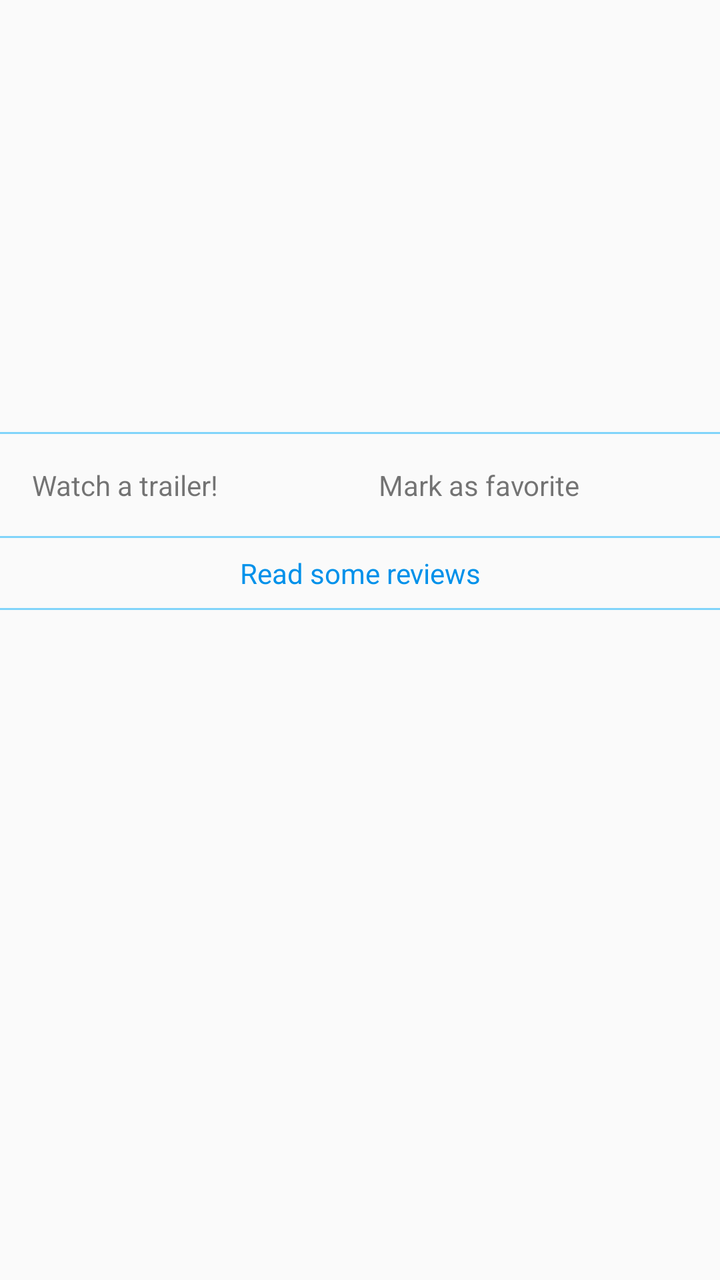
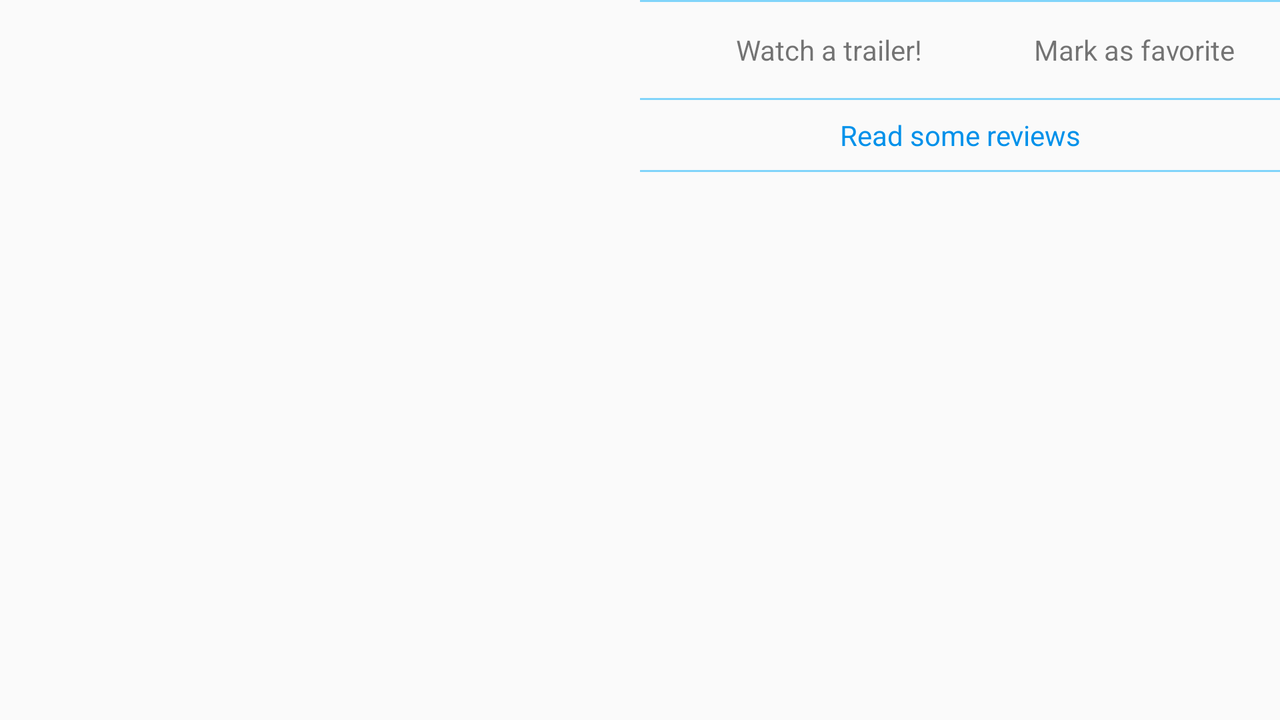

An Android layout and its configuration variant, each rendered on a device that would load it. The default file and the variant file are quoted in full after the pictures.
<!-- AndroidManifest.xml: application theme AppTheme -->
<!-- res/layout/activity_movie_detail.xml -->
<?xml version="1.0" encoding="utf-8"?>
<LinearLayout xmlns:android="http://schemas.android.com/apk/res/android"
    xmlns:tools="http://schemas.android.com/tools"
    android:layout_width="match_parent"
    android:layout_height="match_parent"
    android:orientation="vertical"
    tools:context="com.node_coyote.popcinemaplus.MovieDetail">

    <LinearLayout
        android:layout_width="wrap_content"
        android:layout_height="wrap_content"
        android:orientation="horizontal">

        <LinearLayout
            android:layout_width="@dimen/detail_layout_width"
            android:layout_height="wrap_content"
            android:layout_weight="@integer/detail_text_layout_weight_portrait"
            android:orientation="vertical">

            <TextView
                android:id="@+id/movie_detail_title"
                style="@style/DetailTitleStyle" />

            <TextView
                android:id="@+id/movie_detail_summary"
                style="@style/DetailSummaryStyle" />

            <TextView
                android:id="@+id/movie_detail_release_date"
                style="@style/DetailReleaseStyle" />

            <TextView
                android:id="@+id/movie_detail_vote_average"
                style="@style/DetailRatingStyle" />

        </LinearLayout>

        <ImageView
            android:id="@+id/movie_detail_poster_image_view"
            style="@style/DetailMoviePosterStylePortrait"
            android:contentDescription="@string/grid_movie_poster_content_description" />

    </LinearLayout>

    <View
        android:layout_width="match_parent"
        android:layout_height="@dimen/detail_divider_height"
        android:background="@color/colorAccentSecondary" />

    <LinearLayout
        android:layout_width="wrap_content"
        android:layout_height="wrap_content"
        android:orientation="horizontal">

        <TextView
            android:id="@+id/watch_trailer_text_view"
            android:layout_width="wrap_content"
            android:layout_height="wrap_content"
            android:layout_margin="@dimen/general_margin_padding"
            android:gravity="center"
            android:text="@string/watch_trailer_label" />

        <ImageButton
            android:id="@+id/watch_icon_button"
            android:layout_width="@dimen/detail_cta_width"
            android:layout_height="@dimen/detail_cta_height"
            android:background="@color/transparent"
            android:contentDescription="@string/watch_trailer_button_content_description"
            android:src="@drawable/ic_play_circle_outline_black_24px" />

        <TextView
            android:id="@+id/favorites_text_view"
            android:layout_width="wrap_content"
            android:layout_height="wrap_content"
            android:layout_margin="@dimen/general_margin_padding"
            android:gravity="center"
            android:text="@string/favorites_label" />


        <ImageButton
            android:id="@+id/favorite_icon_button"
            android:layout_width="@dimen/detail_cta_width"
            android:layout_height="@dimen/detail_cta_height"
            android:background="@color/transparent"
            android:contentDescription="@string/favorite_movie_button_content_description"
            android:src="@drawable/ic_favorite_border" />

    </LinearLayout>

    <View
        android:layout_width="match_parent"
        android:layout_height="@dimen/detail_divider_height"
        android:background="@color/colorAccentSecondary" />

    <TextView
        android:id="@+id/reviews_label_text_view"
        android:layout_width="match_parent"
        android:layout_height="wrap_content"
        android:layout_margin="@dimen/small_margin_padding"
        android:gravity="center"
        android:text="@string/reviews_label"
        android:textColor="@color/colorAccent" />

    <View
        android:layout_width="match_parent"
        android:layout_height="@dimen/detail_divider_height"
        android:background="@color/colorAccentSecondary" />

    <TextView
        android:id="@+id/empty_reviews_view"
        android:textColor="@color/colorPrimaryDark"
        android:layout_margin="@dimen/general_margin_padding"
        android:layout_width="wrap_content"
        android:layout_height="wrap_content"
        android:layout_gravity="center"
        android:gravity="center"
        android:background="@color/transparent"
        android:text="@string/no_reviews_text"
        android:visibility="gone" />

    <ListView
        android:id="@+id/reviews_list_view"
        android:layout_width="wrap_content"
        android:layout_height="wrap_content" />

</LinearLayout>
<!-- resources referenced by this layout -->
<resources>
  <color name="colorAccent">#0091EA</color>
  <color name="colorAccentSecondary">#81D4FA</color>
  <color name="colorPrimaryDark">#E64A19</color>
  <color name="transparent">#00FFFFFF</color>
  <dimen name="detail_cta_height">48dp</dimen>
  <dimen name="detail_cta_width">48dp</dimen>
  <dimen name="detail_divider_height">1dp</dimen>
  <dimen name="detail_layout_width">0dp</dimen>
  <dimen name="general_margin_padding">16dp</dimen>
  <dimen name="small_margin_padding">8dp</dimen>
  <integer name="detail_text_layout_weight_portrait">2</integer>
  <string name="favorite_movie_button_content_description">An image of a heart used for favorite movies</string>
  <string name="favorites_label">Mark as favorite</string>
  <string name="grid_movie_poster_content_description">An image of a movie poster</string>
  <string name="no_reviews_text">Looks like there aren\'t any reviews for this movie. \nGo to themoviedb.org to write one!</string>
  <string name="reviews_label">Read some reviews</string>
  <string name="watch_trailer_button_content_description">An image of a triangle within a circle used for launching a movie trailer.</string>
  <string name="watch_trailer_label">Watch a trailer!</string>
  <style name="DetailRatingStyle">
          <item name="android:layout_width">wrap_content</item>
          <item name="android:layout_height">wrap_content</item>
          <item name="android:layout_marginBottom">@dimen/small_margin_padding</item>
          <item name="android:paddingLeft">@dimen/general_margin_padding</item>
          <item name="android:paddingRight">@dimen/general_margin_padding</item>
      </style>
  <style name="DetailReleaseStyle">
          <item name="android:layout_height">wrap_content</item>
          <item name="android:layout_width">wrap_content</item>
          <item name="android:paddingLeft">@dimen/general_margin_padding</item>
          <item name="android:paddingRight">@dimen/general_margin_padding</item>
          <item name="android:textColor">@color/colorPrimary</item>
      </style>
  <style name="DetailSummaryStyle">
          <item name="android:layout_width">wrap_content</item>
          <item name="android:layout_height">wrap_content</item>
          <item name="android:ellipsize">end</item>
          <item name="android:padding">@dimen/general_margin_padding</item>
          <item name="android:maxLines">@integer/movie_summary_max_lines</item>
          <item name="android:textColor">@color/detail_summary_text_color</item>
      </style>
  <style name="DetailTitleStyle">
          <item name="android:paddingTop">@dimen/general_margin_padding</item>
          <item name="android:paddingRight">@dimen/general_margin_padding</item>
          <item name="android:paddingLeft">@dimen/general_margin_padding</item>
          <item name="android:layout_width">wrap_content</item>
          <item name="android:layout_height">wrap_content</item>
          <item name="android:ellipsize">end</item>
          <item name="android:maxLines">@integer/movie_title_max_lines</item>
          <item name="android:textColor">@color/colorPrimaryDark</item>
          <item name="android:textSize">@dimen/detail_title_text_size</item>
      </style>
  <style name="AppTheme" parent="Theme.AppCompat.Light.DarkActionBar">
          
          <item name="colorPrimary">@color/colorPrimary</item>
          <item name="colorPrimaryDark">@color/colorPrimaryDark</item>
          <item name="colorAccent">@color/colorAccent</item>
      </style>
  <dimen name="detail_poster_width_portrait">0dp</dimen>
  <dimen name="detail_poster_height_portrait">200dp</dimen>
  <color name="movie_background">#EDEEEE</color>
  <dimen name="detail_poster_margin_left">0dp</dimen>
  <color name="colorPrimary">#FF7043</color>
  <color name="detail_summary_text_color">@android:color/black</color>
  <dimen name="detail_title_text_size">32sp</dimen>
  <!-- some entries are left out for length -->
</resources>
<!-- res/layout-land/activity_movie_detail.xml (the repository's variant of the layout above) -->
<!-- drawn on the phone turned sideways -->
<?xml version="1.0" encoding="utf-8"?>
<LinearLayout xmlns:android="http://schemas.android.com/apk/res/android"
    xmlns:tools="http://schemas.android.com/tools"
    android:layout_width="match_parent"
    android:layout_height="match_parent"
    android:orientation="horizontal"
    android:baselineAligned="false"
    tools:context="com.node_coyote.popcinemaplus.MovieDetail">

    <ScrollView
        android:layout_weight="1"
        android:layout_width="0dp"
        android:layout_height="wrap_content">
        <LinearLayout
            android:layout_width="wrap_content"
            android:layout_height="wrap_content"
            android:orientation="vertical">
            <ImageView
                android:id="@+id/movie_detail_poster_image_view"
                android:layout_width="wrap_content"
                android:layout_height="wrap_content"
                android:layout_gravity="center|top"
                android:layout_marginEnd="@dimen/small_margin_padding"
                android:layout_marginLeft="0dp"
                android:layout_marginRight="@dimen/small_margin_padding"
                android:layout_marginStart="0dp"
                android:layout_marginTop="@dimen/general_margin_padding"
                android:background="@color/movie_background"
                android:contentDescription="@string/grid_movie_poster_content_description" />

            <LinearLayout
                android:layout_width="wrap_content"
                android:layout_height="wrap_content"
                android:orientation="vertical">

                <TextView
                    android:id="@+id/movie_detail_title"
                    style="@style/DetailTitleStyle" />

                <TextView
                    android:id="@+id/movie_detail_summary"
                    style="@style/DetailSummaryStyle" />

                <TextView
                    android:id="@+id/movie_detail_release_date"
                    style="@style/DetailReleaseStyle" />

                <TextView
                    android:id="@+id/movie_detail_vote_average"
                    style="@style/DetailRatingStyle" />

            </LinearLayout>


        </LinearLayout>
    </ScrollView>

    <LinearLayout
        android:layout_weight="1"
        android:orientation="vertical"
        android:layout_width="0dp"
        android:layout_height="wrap_content">
        <View
            android:layout_width="match_parent"
            android:layout_height="1dp"
            android:background="@color/colorAccentSecondary" />

        <LinearLayout
            android:layout_width="wrap_content"
            android:layout_height="wrap_content"
            android:orientation="horizontal">


            <ImageButton
                android:id="@+id/watch_icon_button"
                android:layout_width="@dimen/detail_cta_width"
                android:layout_height="@dimen/detail_cta_height"
                android:background="@color/transparent"
                android:layout_gravity="center_vertical"
                android:contentDescription="@string/watch_trailer_button_content_description"
                android:src="@drawable/ic_play_circle_outline_black_24px" />

            <TextView
                android:id="@+id/watch_trailer_text_view"
                android:layout_width="wrap_content"
                android:layout_height="wrap_content"
                android:layout_gravity="center_vertical"
                android:text="@string/watch_trailer_label" />

            <ImageButton
                android:id="@+id/favorite_icon_button"
                android:layout_width="@dimen/detail_cta_width"
                android:layout_height="@dimen/detail_cta_height"
                android:background="@color/transparent"
                android:layout_gravity="center_vertical"
                android:contentDescription="@string/favorite_movie_button_content_description"
                android:src="@drawable/ic_favorite_border" />

            <TextView
                android:id="@+id/favorites_text_view"
                android:layout_width="wrap_content"
                android:layout_height="wrap_content"
                android:layout_margin="@dimen/small_margin_padding"
                android:layout_gravity="center_vertical"
                android:text="@string/favorites_label" />



        </LinearLayout>

        <View
            android:layout_width="match_parent"
            android:layout_height="1dp"
            android:background="@color/colorAccentSecondary" />

        <TextView
            android:id="@+id/reviews_label_text_view"
            android:layout_width="match_parent"
            android:layout_height="wrap_content"
            android:layout_margin="@dimen/small_margin_padding"
            android:gravity="center"
            android:text="@string/reviews_label"
            android:textColor="@color/colorAccent" />

        <View
            android:layout_width="match_parent"
            android:layout_height="1dp"
            android:background="@color/colorAccentSecondary" />

        <TextView
            android:id="@+id/empty_reviews_view"
            android:textColor="@color/colorPrimaryDark"
            android:layout_margin="@dimen/general_margin_padding"
            android:layout_width="wrap_content"
            android:layout_height="wrap_content"
            android:layout_gravity="center"
            android:gravity="center"
            android:background="@color/transparent"
            android:text="@string/no_reviews_text"
            android:visibility="gone" />

        <ListView
            android:id="@+id/reviews_list_view"
            android:layout_width="wrap_content"
            android:layout_height="wrap_content" />

    </LinearLayout>

</LinearLayout>
<!-- resources referenced by the variant -->
<!-- as the phone turned sideways resolves them -->
<resources>
  <color name="colorAccent">#0091EA</color>
  <color name="colorAccentSecondary">#81D4FA</color>
  <color name="colorPrimaryDark">#E64A19</color>
  <color name="movie_background">#EDEEEE</color>
  <color name="transparent">#00FFFFFF</color>
  <dimen name="detail_cta_height">48dp</dimen>
  <dimen name="detail_cta_width">48dp</dimen>
  <dimen name="general_margin_padding">16dp</dimen>
  <dimen name="small_margin_padding">8dp</dimen>
  <string name="favorite_movie_button_content_description">An image of a heart used for favorite movies</string>
  <string name="favorites_label">Mark as favorite</string>
  <string name="grid_movie_poster_content_description">An image of a movie poster</string>
  <string name="no_reviews_text">Looks like there aren\'t any reviews for this movie. \nGo to themoviedb.org to write one!</string>
  <string name="reviews_label">Read some reviews</string>
  <string name="watch_trailer_button_content_description">An image of a triangle within a circle used for launching a movie trailer.</string>
  <string name="watch_trailer_label">Watch a trailer!</string>
  <style name="DetailRatingStyle">
          <item name="android:layout_width">wrap_content</item>
          <item name="android:layout_height">wrap_content</item>
          <item name="android:layout_marginBottom">@dimen/small_margin_padding</item>
          <item name="android:paddingLeft">@dimen/general_margin_padding</item>
          <item name="android:paddingRight">@dimen/general_margin_padding</item>
      </style>
  <style name="DetailReleaseStyle">
          <item name="android:layout_height">wrap_content</item>
          <item name="android:layout_width">wrap_content</item>
          <item name="android:paddingLeft">@dimen/general_margin_padding</item>
          <item name="android:paddingRight">@dimen/general_margin_padding</item>
          <item name="android:textColor">@color/colorPrimary</item>
      </style>
  <style name="DetailSummaryStyle">
          <item name="android:layout_width">wrap_content</item>
          <item name="android:layout_height">wrap_content</item>
          <item name="android:ellipsize">end</item>
          <item name="android:padding">@dimen/general_margin_padding</item>
          <item name="android:maxLines">@integer/movie_summary_max_lines</item>
          <item name="android:textColor">@color/detail_summary_text_color</item>
      </style>
  <style name="DetailTitleStyle">
          <item name="android:paddingTop">@dimen/general_margin_padding</item>
          <item name="android:paddingRight">@dimen/general_margin_padding</item>
          <item name="android:paddingLeft">@dimen/general_margin_padding</item>
          <item name="android:layout_width">wrap_content</item>
          <item name="android:layout_height">wrap_content</item>
          <item name="android:ellipsize">end</item>
          <item name="android:maxLines">@integer/movie_title_max_lines</item>
          <item name="android:textColor">@color/colorPrimaryDark</item>
          <item name="android:textSize">@dimen/detail_title_text_size</item>
      </style>
  <style name="AppTheme" parent="Theme.AppCompat.Light.DarkActionBar">
          
          <item name="colorPrimary">@color/colorPrimary</item>
          <item name="colorPrimaryDark">@color/colorPrimaryDark</item>
          <item name="colorAccent">@color/colorAccent</item>
      </style>
  <color name="colorPrimary">#FF7043</color>
  <color name="detail_summary_text_color">@android:color/black</color>
  <dimen name="detail_title_text_size">32sp</dimen>
</resources>
